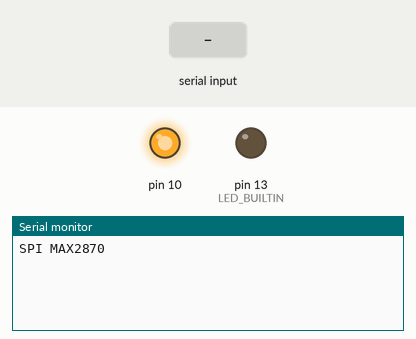
Simulated run of this sketch. Board: Arduino Uno, built with avr-gcc and run on an emulated ATmega328P. Shown: output pins drawn as LEDs (lit = HIGH), the last lines printed to the serial monitor. Inputs (shaded band) come from the test bench. Pins used as bus, display or sensor lines are not drawn.

Above: at 1.5 s.
1.6 s: "REG0: \n" received over Serial
At 2.6 s:
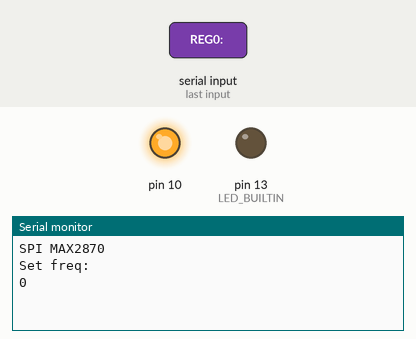
3.1 s: "30,150\n" received over Serial
At 3.7 s:
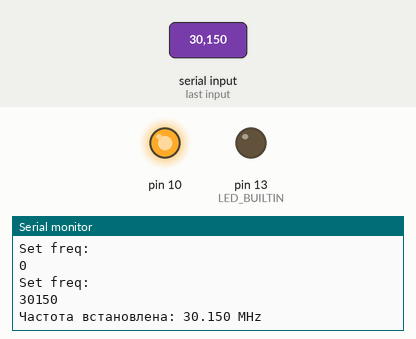

Measured:
- after the input at 1.6 s, the serial monitor: prints a new line at once (image 1)
- after the input at 3.1 s, the serial monitor: prints a new line at once (image 2)

The sketch:

max2870.ino
```cpp
#include <SPI.h>

#define PIN_LE 4   // D2
#define PIN_SS 0   // D3

bool blnk = false;
unsigned long times = millis();

const uint32_t MOD = 4000;            // MOD — максимальне значення
const uint64_t F_REF = 100000000;     // 100 MHz референс
const uint8_t R_DIV = 2;              // дільник референсу

String inputString = "";      // a String to hold incoming data
bool stringComplete = false;  // whether the string is complete

void pulseLE() {
  digitalWrite(PIN_LE, HIGH);
  delayMicroseconds(1);
  digitalWrite(PIN_LE, LOW);
  delayMicroseconds(1);
}

void writeRegister(uint32_t data) {
  for (int i = 3; i >= 0; i--) {
    SPI.transfer((data >> (i * 8)) & 0xFF);
  }
  pulseLE();
  //delayMicroseconds(1);
}

uint8_t get_diva(uint64_t freq_kHz)
{
  if (freq_kHz >= 3000000) return 0;
  if (freq_kHz >= 1500000) return 1;
  if (freq_kHz >=  750000) return 2;
  if (freq_kHz >=  375000) return 3;
  if (freq_kHz >=  187500) return 4;
  if (freq_kHz >=   93750) return 5;
  if (freq_kHz >=   46875) return 6;
  return 7;
}

void setFrequency(uint64_t freq_kHz) {

  if (freq_kHz < 23500) return;
  if (freq_kHz > 6000000) return;

  uint64_t f_pfd = F_REF / R_DIV;

  uint8_t diva = get_diva(freq_kHz);
  double ratio = (double)freq_kHz * 1000 * powf(2, diva) / f_pfd;
  uint32_t INT = (uint32_t)ratio;
  uint32_t FRAC = (uint32_t)((ratio - INT) * MOD);
  uint32_t bs = f_pfd / 50000;
  if (bs > 1023) {
    bs = 1023;
  }
  uint32_t cdiv = f_pfd / 100000;

  uint8_t lds = 0;
  if (f_pfd > 32000000) {
    lds = 1;
  }

  // --- Формуємо регістри ---
  uint32_t R0 = (0 << 31) |(INT << 15) | (FRAC << 3) | 0;
  uint32_t R1 = (1 << 29) | // CPL
                (1 << 15) | //phase
                (MOD << 3) | 1;

  // R2 – включає PFD, R divider
  uint32_t R2 = (lds << 31) |
                (0 << 26) |  // MUXOUT = GVdd
                (0 << 25) |      // DBR = 0
                (0 << 24) |      // RDIV2 = 0
                (R_DIV << 14) |  // R counter
                (0 << 13) |      // REG4DB = 0
                (0 << 9) |      // CP = 0.96
                (0 << 8) |      // LDF = 1
                (0 << 7) |      // LDP = 0
                (1 << 6) |      // PDP = 1
                (0 << 5) |      // SHDN = 0
                (0 << 4) |      // TRI = 0
                (0 << 3) |      // RST = 0
                2;

  uint32_t R3 = (0 << 26) |  //VCO
                (0 << 25) |  //VAS SHDN = 0;  ensbled
                (0 << 24) |  //VAS RETUNE = 0
                //(1 << 17) |  //CDM
                (0 << 15) |  //CDM
                (cdiv << 3) |
                3;

  uint32_t R4 = (0x18 << 26) |
                (((bs >> 8) & 0x03) << 24) |  //BS
                (1 << 23) |  //FB = fundamental
                (diva << 20) |  //DIVA
                ((bs & 0xff) << 12) |  //BS
                (0 << 9) |  //BDIV
                (0 << 8) |  //RFOUTB disable
                (0 << 6) |  //RFOUTB = +5dBm
                (1 << 5) |  //RFOUTA enable
                (3 << 3) |  //RFOUTA = +5dBm
                4 ;   // включає RF вихід, 50 Ω
  uint32_t R5 = 0x400005;  // стандартний

  // --- Відправляємо регістри ---
  writeRegister(R5);
  writeRegister(R4);
  writeRegister(R3);
  writeRegister(R2);
  writeRegister(R1);
  writeRegister(R0);

  Serial.print("Частота встановлена: ");
  Serial.print(freq_kHz/1000.0,3);
  Serial.println(" MHz");
/*
  Serial.print("f_pfd:");
  Serial.print(f_pfd);
  Serial.print(" ratio:");
  Serial.print(ratio, 3);
  Serial.print(" INT:");
  Serial.print(INT);
  Serial.print(" bs:");
  Serial.print(bs);
  Serial.print(" cdiv:");
  Serial.print(cdiv);
  Serial.print(" diva:");
  Serial.print(diva);
  Serial.print(" FRAC:");
  Serial.println(FRAC);

  Serial.print("REG0: "); Serial.println(R0, HEX);
  Serial.print("REG1: "); Serial.println(R1, HEX);
  Serial.print("REG2: "); Serial.println(R2, HEX);
  Serial.print("REG3: "); Serial.println(R3, HEX);
  Serial.print("REG4: "); Serial.println(R4, HEX);
  Serial.print("REG5: "); Serial.println(R5, HEX);
*/
}

void init_0()
{
  writeRegister(5);
  delayMicroseconds(20);
  writeRegister(4);
  writeRegister(3);
  writeRegister(2);
  writeRegister(1);
  writeRegister(0);

  writeRegister(5);
  writeRegister(4);
  writeRegister(3);
  writeRegister(2);
  writeRegister(1);
  writeRegister(0);

  delay(100);
}

void setup() {
  pinMode(LED_BUILTIN, OUTPUT);
  Serial.begin(115200);
  delay(100);
  //while (!Serial);             // Leonardo: wait for serial monitor
  Serial.println("\nSPI MAX2870");

  pinMode(PIN_LE, OUTPUT);
  pinMode(PIN_SS, OUTPUT);
  digitalWrite(PIN_SS, HIGH);
  digitalWrite(PIN_LE, LOW);


  SPI.begin();
  SPI.setClockDivider(SPI_CLOCK_DIV8);  // 10 MHz
  SPI.setDataMode(SPI_MODE0);
  SPI.setBitOrder(MSBFIRST);

  delay(100);

  init_0();

  // Приклад: встановити 433.92 МГц
  //setFrequency(433920);
  //setFrequency(1500000);
}

void loop() {
  if(millis() - times  >= 500){
    if (blnk)
      digitalWrite(LED_BUILTIN, HIGH);
    else
      digitalWrite(LED_BUILTIN, LOW);

    times = millis();
    blnk = !blnk;
  }
  if (stringComplete) {
    Serial.println("Set freq:");
    Serial.println(inputString);
    setFrequency(inputString.toInt());
    delay(10);
    inputString = "";
    stringComplete = false;
  }
}

void serialEvent() {
  while (Serial.available()) {

    char inChar = (char)Serial.read();

    int tmp = int(inChar);
    if ((tmp>=48)&&(tmp<=57))
      inputString += inChar;

    if (inChar == '\n') {
      stringComplete = true;
    }
  }
}
```

MAX2870.cpp
```cpp
#include <SPI.h>
#include "MAX2870.h"
#include <math.h>
#include <stdio.h>

//****************************************************************************
MAX2870::MAX2870(const uint8_t MAX2870_pin_LE, const uint8_t MAX2870_pin_CE, const uint8_t MAX2870_pin_LD) {
  delay(20);

  pin_LE = MAX2870_pin_LE;
  pin_CE = MAX2870_pin_CE;
  pin_LD = MAX2870_pin_LD;

  pinMode (pin_LE, OUTPUT);
  digitalWrite(pin_LE, 0);

  pinMode (pin_CE, OUTPUT);
  digitalWrite(pin_CE, 1);

  pinMode (pin_LD, INPUT);

  SPI.setClockDivider(SPI_CLOCK_DIV16); //16MHz system clock \ 16 = 1MHz SPI
  SPI.setDataMode(SPI_MODE0); //CPOL = CPHA = 0, 8 bits per frame
  SPI.setBitOrder(MSBFIRST);
  SPI.begin();

  delay(20);

  reg0.all = 0x007d0000;
  reg1.all = 0x2000fff9;
  reg2.all = 0x00004042;
  reg3.all = 0x0000000b;
  reg4.all = 0x6180b23c;
  reg5.all = 0x00400005;
  reg6.all = 0x00000000;

  setConfig(20);

  delay(20);

  setConfig();
}

void MAX2870::pulseLE() {
  digitalWrite(pin_LE, HIGH);
  delayMicroseconds(1);
  digitalWrite(pin_LE, LOW);
  delayMicroseconds(1);
}

//****************************************************************************
void MAX2870::writeData(uint32_t data) {

  SPI.transfer((0xFF000000 & data) >> 24);
  SPI.transfer((0x00FF0000 & data) >> 16);
  SPI.transfer((0x0000FF00 & data) >> 8);
  SPI.transfer( 0x000000FF & data);

  pulseLE();

}

//****************************************************************************
void MAX2870::setConfig(uint8_t first_delay) {
  writeData(reg5.all);
  if (first_delay) delayMicroseconds(first_delay);
  writeData(reg4.all);
  writeData(reg3.all);
  writeData(reg2.all);
  writeData(reg1.all);
  writeData(reg0.all);
}

void MAX2870::setConfig() {
  setConfig(0);
}

//****************************************************************************
void MAX2870::set_RF_OUT_A(double freq) {
  uint32_t n, frac, m, diva = 0;
  double pll_coefficient, fractional = 0;

  while (freq * powf(2, diva) < 3000.0)  {
    diva = diva + 1;
  }
  pll_coefficient = freq * powf(2, diva) / f_pfd;
  n = floor(pll_coefficient);

  fractional = pll_coefficient - n;
  m = 4000;
  frac = round(m * fractional);

  reg0.bits.frac = frac;
  reg0.bits.n = n;
  reg1.bits.m = m;
  reg4.bits.diva = diva;


  setConfig();
  f_rfouta = f_pfd * (reg0.bits.n + 1.0 * reg0.bits.frac / reg1.bits.m) / powf(2, reg4.bits.diva);
}

void MAX2870::setPFD(const double ref_in, const uint16_t rdiv) {
  // fPFD = fREF * [(1 + DBR)/(R * (1 + RDIV2))]
  // DBR=0 RDIV2=0
  // fPFD = fREF * [1/R] = fREF / R
  //

  f_pfd = ref_in / rdiv;

  if (f_pfd > 32.0) {
    reg2.bits.lds = 1;
  }
  else {
    reg2.bits.lds = 0;
  }

  reg3.bits.cdiv = round(f_pfd / 0.10);

  reg2.bits.dbr = 0;
  reg2.bits.rdiv2 = 0;
  reg2.bits.r = rdiv;

  uint32_t bs = f_pfd * 20;

  if (bs > 1023) {
    bs = 1023;
  }
  else if (bs < 1) {
    bs = 1;
  }

  reg4.bits.bs = 0x03FF & bs;
  reg4.bits.bs2 = 0x03 & (bs >> 8);

  setConfig();
}

void MAX2870::dump_regs(uint32_t* dump) {
  dump[0] = reg0.all;
  dump[1] = reg1.all;
  dump[2] = reg2.all;
  dump[3] = reg3.all;
  dump[4] = reg4.all;
  dump[5] = reg5.all;
  dump[6] = reg6.all;
  return;
}

void MAX2870::powerOn(bool pwr) {
  reg2.bits.shdn =  !pwr;

  setConfig();
}

void MAX2870::aout(uint8_t pwr) {
  reg4.bits.rfa_en = pwr ? 1 : 0;
  reg4.bits.apwr = pwr - 1;

  setConfig();
}

void MAX2870::bout(uint8_t pwr, bool bdiv = 0) {
  reg4.bits.rfb_en = pwr ? 1 : 0;
  reg4.bits.bpwr = pwr - 1;
  reg4.bits.bdiv = bdiv;

  setConfig();
}

uint8_t MAX2870::get_ld()
{
  uint8_t res;
  res = digitalRead(pin_LD);
  return res;
}
```

MAX2870.h
```cpp
#ifndef _MAX2870_H_
#define _MAX2870_H_

#include <Arduino.h>

/**
  @brief The MAX2870 is an ultra-wideband phase-locked loop (PLL) with integrated
  voltage control oscillators (VCOs)capable of operating in both integer-N and
  fractional-N modes. When combined with an external reference oscillator and
  loop filter, the MAX2870 is a high-performance frequency synthesizer capable
  of synthesizing frequencies from 23.5MHz to 6.0GHz while maintaining superior
  phase noise and spurious performance.

  @code
  #include "MAX2870.h"

  void setup() {
    MAX2870 MAX2870(PIN_LE, PIN_CE, PIN_LD);
    MAX2870.powerOn(true);
    MAX2870.setPFD(MAX2870_reference_frequency_mhz, MAX2870_R_divider);
    MAX2870.set_RF_OUT_A(1200); // 1.2 GHz
  }
  @endcode
*/
class MAX2870 {
  public:

    ///@brief MAX2870 Constructor
    MAX2870(const uint8_t MAX2870_pin_LE, const uint8_t MAX2870_pin_CE, const uint8_t MAX2870_pin_LD);

    //MAX2870 Registers
    enum Registers_e
    {
      REG0          = 0x00,
      REG1          = 0x01,
      REG2          = 0x02,
      REG3          = 0x03,
      REG4          = 0x04,
      REG5          = 0x05,
      REG6          = 0x06
    };

    //Register 0 bits
    union REG0_u
    {
      //Access all bits
      uint32_t all;

      //Access individual bits
      struct BitField_s
      {
        uint32_t addr       : 3;
        uint32_t frac       : 12;
        uint32_t n          : 16;
        uint32_t intfrac    : 1;
      } bits;
    };

    //Register 1 bits
    union REG1_u
    {
      //Access all bits
      uint32_t all;

      //Access individual bits
      struct BitField_s
      {
        uint32_t addr         : 3;
        uint32_t m            : 12;
        uint32_t p            : 12;
        uint32_t cpt          : 2;
        uint32_t cpl          : 2;
        uint32_t cpoc         : 1;
      } bits;
    };

    //Register 2 bits
    union REG2_u
    {
      //Access all bits
      uint32_t all;

      //Access individual bits
      struct BitField_s
      {
        uint32_t addr      : 3;
        uint32_t rst       : 1;
        uint32_t tri       : 1;
        uint32_t shdn      : 1;
        uint32_t pdp       : 1;
        uint32_t ldp       : 1;
        uint32_t ldf       : 1;
        uint32_t cp        : 4;
        uint32_t reg4db    : 1;
        uint32_t r         : 10;
        uint32_t rdiv2     : 1;
        uint32_t dbr       : 1;
        uint32_t mux       : 3;
        uint32_t sdn       : 2;
        uint32_t lds       : 1;
      } bits;
    };

    //Register 3 bits
    union REG3_u
    {
      //Access all bits
      uint32_t all;

      //Access individual bits
      struct BitField_s
      {
        uint32_t addr      : 3;
        uint32_t cdiv      : 12;
        uint32_t cdm       : 2;
        uint32_t reserved0 : 1; //0      //csm
        uint32_t reserved1 : 6; //000000
        uint32_t retune    : 1;          // vas_temp
        uint32_t vas_shdn  : 1;
        uint32_t vco       : 6;
      } bits;
    };

    //Register 4 bits
    union REG4_u
    {
      //Access all bits
      uint32_t all;

      //Access individual bits
      struct BitField_s
      {
        uint32_t addr       : 3;
        uint32_t apwr       : 2;
        uint32_t rfa_en     : 1;
        uint32_t bpwr       : 2;
        uint32_t rfb_en     : 1;
        uint32_t bdiv       : 1;
        uint32_t reserved0  : 1; //0 //mtld
        uint32_t reserved1  : 1; //0 //sdvco
        uint32_t bs         : 8;
        uint32_t diva       : 3;
        uint32_t fb         : 1;
        uint32_t bs2        : 2;
        uint32_t reserved2  : 3; //011000
      } bits;
    };

    //Register 5 bits
    union REG5_u
    {
      //Access all bits
      uint32_t all;

      //Access individual bits
      struct BitField_s
      {
        uint32_t addr      : 3;
        uint32_t reserved1 : 15;
        uint32_t mux       : 1; //000000000000000000
        uint32_t reserved2 : 3; //000
        uint32_t ld        : 2;
        uint32_t f01       : 1;
        uint32_t reserved3 : 7; //0000000

      } bits;
    };

    //Register 6 bits
    union REG6_u
    {
      //Access all bits
      uint32_t all;

      //Access individual bits
      struct BitField_s
      {
        uint32_t addr      : 3;
        uint32_t v         : 6;
        //uint32_t vasa      : 1;  //max2871?
        uint32_t reserved1 : 10;
        //uint32_t adcv      : 1;  //max2871?
        uint32_t adc       : 3;
        uint32_t por       : 1;
        uint32_t reserved2 : 9;
        //uint32_t die       : 4;
      } bits;
    };


    ///@brief Updates MAX2870 settings to achieve target output frequency on channel A.\n
    ///@param[in] freq - Frequency in MHz
    void set_RF_OUT_A(double freq);

    ///@brief Provide frequency input to REF_IN pin.\n
    ///@param[in] ref_in - Frequency in MHz
    void setPFD(double ref_in, uint16_t rdiv);

    void dump_regs(uint32_t* dump);

    void powerOn(bool pwr);

    void aout(uint8_t pwr);
    void bout(uint8_t pwr, bool bdiv);

    uint8_t get_ld();

    void setConfig(uint8_t first_delay);
    void setConfig();

  private:

    REG0_u reg0;
    REG1_u reg1;
    REG2_u reg2;
    REG3_u reg3;
    REG4_u reg4;
    REG5_u reg5;
    REG6_u reg6;

    double f_pfd;
    double f_rfouta;

    uint8_t pin_LE;
    uint8_t pin_CE;
    uint8_t pin_LD;

    void pulseLE();

    ///@brief Writes raw 32-bit data pattern. The MAX2870 accepts 32-bit words at a time; 29 data bits and 3 address bits.
    ///@param[in] data - 32-bit word to write to the MAX2870. Bits[31:3] contain the register data, and Bits[2:0] contain the register address.
    void writeData(uint32_t data);


};

#endif /* _MAX2870_H_ */
```
